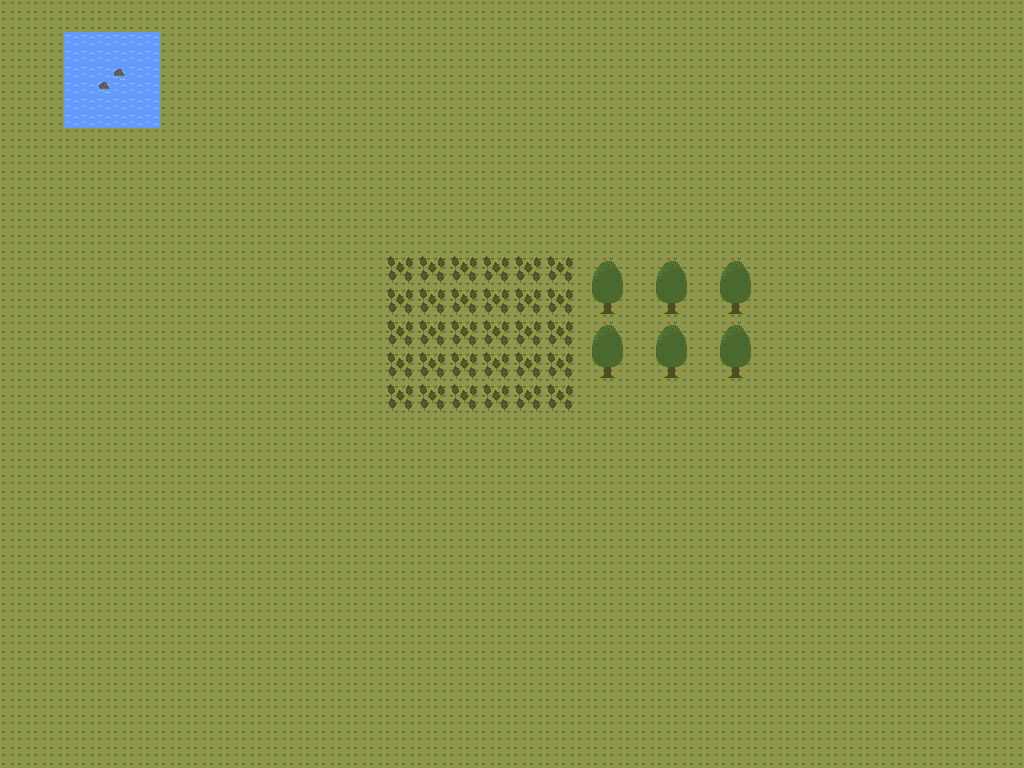

Below is a game level as drawn by its tile map, then a one-line description and the .tmx file that defines it, in full:
An orthogonal 32x24 tile map with 32x32 px tiles, 1 tile layer (Tile Layer 1).

<map version="1.2" tiledversion="1.3.4" orientation="orthogonal" renderorder="right-down" width="32" height="24" tilewidth="32" tileheight="32" infinite="0" nextlayerid="2" nextobjectid="1">
 <tileset firstgid="1" source="../../lukesadv/assets/grass.tsx" />
 <layer id="1" name="Tile Layer 1" width="32" height="24">
  <data encoding="csv">
1,1,1,1,1,1,1,1,1,1,1,1,1,1,1,1,1,1,1,1,1,1,1,1,1,1,1,1,1,1,1,1,
1,1,2,2,2,1,1,1,1,1,1,1,1,1,1,1,1,1,1,1,1,1,1,1,1,1,1,1,1,1,1,1,
1,1,2,3,2,1,1,1,1,1,1,1,1,1,1,1,1,1,1,1,1,1,1,1,1,1,1,1,1,1,1,1,
1,1,2,2,2,1,1,1,1,1,1,1,1,1,1,1,1,1,1,1,1,1,1,1,1,1,1,1,1,1,1,1,
1,1,1,1,1,1,1,1,1,1,1,1,1,1,1,1,1,1,1,1,1,1,1,1,1,1,1,1,1,1,1,1,
1,1,1,1,1,1,1,1,1,1,1,1,1,1,1,1,1,1,1,1,1,1,1,1,1,1,1,1,1,1,1,1,
1,1,1,1,1,1,1,1,1,1,1,1,1,1,1,1,1,1,1,1,1,1,1,1,1,1,1,1,1,1,1,1,
1,1,1,1,1,1,1,1,1,1,1,1,1,1,1,1,1,1,1,1,1,1,1,1,1,1,1,1,1,1,1,1,
1,1,1,1,1,1,1,1,1,1,1,1,10,10,10,10,10,10,17,18,17,18,17,18,1,1,1,1,1,1,1,1,
1,1,1,1,1,1,1,1,1,1,1,1,10,10,10,10,10,10,25,26,25,26,25,26,1,1,1,1,1,1,1,1,
1,1,1,1,1,1,1,1,1,1,1,1,10,10,10,10,10,10,17,18,17,18,17,18,1,1,1,1,1,1,1,1,
1,1,1,1,1,1,1,1,1,1,1,1,10,10,10,10,10,10,25,26,25,26,25,26,1,1,1,1,1,1,1,1,
1,1,1,1,1,1,1,1,1,1,1,1,10,10,10,10,10,10,1,1,1,1,1,1,1,1,1,1,1,1,1,1,
1,1,1,1,1,1,1,1,1,1,1,1,1,1,1,1,1,1,1,1,1,1,1,1,1,1,1,1,1,1,1,1,
1,1,1,1,1,1,1,1,1,1,1,1,1,1,1,1,1,1,1,1,1,1,1,1,1,1,1,1,1,1,1,1,
1,1,1,1,1,1,1,1,1,1,1,1,1,1,1,1,1,1,1,1,1,1,1,1,1,1,1,1,1,1,1,1,
1,1,1,1,1,1,1,1,1,1,1,1,1,1,1,1,1,1,1,1,1,1,1,1,1,1,1,1,1,1,1,1,
1,1,1,1,1,1,1,1,1,1,1,1,1,1,1,1,1,1,1,1,1,1,1,1,1,1,1,1,1,1,1,1,
1,1,1,1,1,1,1,1,1,1,1,1,1,1,1,1,1,1,1,1,1,1,1,1,1,1,1,1,1,1,1,1,
1,1,1,1,1,1,1,1,1,1,1,1,1,1,1,1,1,1,1,1,1,1,1,1,1,1,1,1,1,1,1,1,
1,1,1,1,1,1,1,1,1,1,1,1,1,1,1,1,1,1,1,1,1,1,1,1,1,1,1,1,1,1,1,1,
1,1,1,1,1,1,1,1,1,1,1,1,1,1,1,1,1,1,1,1,1,1,1,1,1,1,1,1,1,1,1,1,
1,1,1,1,1,1,1,1,1,1,1,1,1,1,1,1,1,1,1,1,1,1,1,1,1,1,1,1,1,1,1,1,
1,1,1,1,1,1,1,1,1,1,1,1,1,1,1,1,1,1,1,1,1,1,1,1,1,1,1,1,1,1,1,1
</data>
 </layer>
</map>
